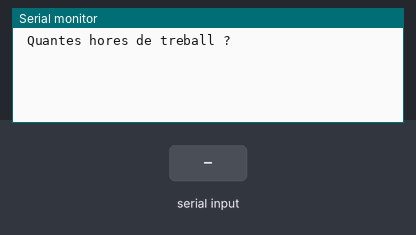
Bench run of a sketch on a simulated Arduino Uno, built with avr-gcc and run on an emulated ATmega328P. Shown: the last lines printed to the serial monitor. The inputs (shaded band) are chosen by the test bench.

Above: at 1.2 s.
1.3 s: "90,45\n" received over Serial
At 2.5 s:
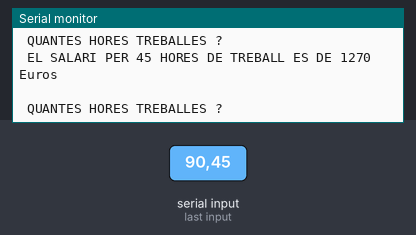
2.8 s: byte 10 ('\n') received over Serial
At 4.14 s:
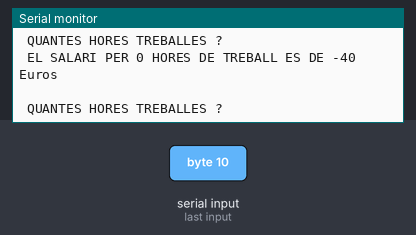
4.3 s: "30,150\n" received over Serial
At 5.2 s:
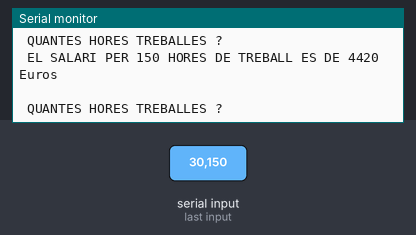
Timing chart, 0 to 7.3 s (numbered marks = the images above; inputs shaded):
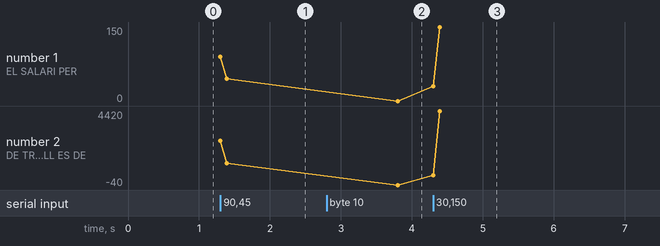

Measured:
- after the input at 1.3 s, the serial monitor: prints a new line at once (image 1)
- after the input at 2.8 s, the serial monitor: prints a new line after 1.0 s (image 2)
- after the input at 4.3 s, the serial monitor: prints a new line at once (image 3)
- plotted number 1: 45 → 0 after the input at 2.8 s, 0 → 150 after the input at 4.3 s
- plotted number 2: 1270 → -40 after the input at 2.8 s, -40 → 4420 after the input at 4.3 s

The sketch:

Number_communication_4.ino
```cpp
/**********************************************************************************
**                                                                               **
**                          NUMBER COMMUNICATION 4                               **
**                                                                               **
**     GORKA FERNÁNDEZ RAMOS                                         5/03/2017   **
**********************************************************************************/

//******************************* INCLUDES ****************************************

//******************************* VARIABLES ***************************************
int hores;
int salari;
int salari_net; // VALORS DE VARIABLES
//******************************** SETUP ******************************************
void setup() // S'EXECUTA UN COP
{
  Serial.begin(9600); // VELOCITAT D ARRANC A 9600BPM
  Serial.println(" Quantes hores de treball ? "); // IMPRIMEIX Quantes hores...
}

//********************************* LOOP ******************************************
void loop() // S'EXECUTA REPETIDAMENT
{
  while (Serial.available() > 0) {
    hores = Serial.parseFloat();
    Serial.print (" EL SALARI PER "); // IMPRIMEIX " El salari per "
    Serial.print ( hores );
    if (hores <= 38) // SI LES HORES SON INFERIORS A 38
    {
      salari = hores * 20 ; // MULTIPLICA LES HORES PER 20 I DONA EL SALARI
      Serial.print (" HORES DE TREBALL ES DE ");
      // ESCRIU hores de treball es de
    }
    else if (hores > 38)
    {
      salari = hores * 30 ;
      Serial.print (" HORES DE TREBALL ES DE ");
      // IMPRIMEIX hores de treball es de
    }
    if (salari < 800)
    {
      salari_net = salari - 40 ;
      Serial.print (salari_net);
      // IMPRIMEIX salari net es de
      Serial.println (" Euros ");
      // IMPRIMEIX euros
      Serial.println (" ");

    }
    else if (salari > 800)
    {
      salari_net = salari - 80 ;
      Serial.print (salari_net);
      // ESCRIU salarinet es de
      Serial.println (" Euros ");
      // IMPRIMEIX euros

    }
    if (Serial.read() == '\n')
      Serial.println (" "); // ESCRIU UN ( _ )
    Serial.println (" QUANTES HORES TREBALLES ?"); // IMPRIMEIX quantes hores..
  }
}
//******************************* FUNCIONS ****************************************
```
